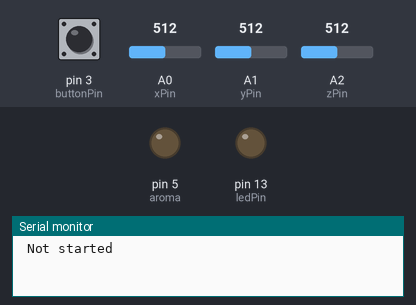
A sketch run on a simulated Arduino Uno, built with avr-gcc and run on an emulated ATmega328P. Parts: output pins drawn as LEDs (lit = HIGH), the last lines printed to the serial monitor. The test bench sets the inputs (shaded band); at power-on: pin 3 (buttonPin) HIGH, A0 (xPin) = 512, A1 (yPin) = 512, A2 (zPin) = 512.

Above: at 1.4 s.
1.5 s: pin 3 (buttonPin) pulled LOW for 0.65 s
3.6 s: A0 (xPin) set to 506
5.1 s: pin 3 (buttonPin) pulled LOW for 1 s
At 7.8 s:
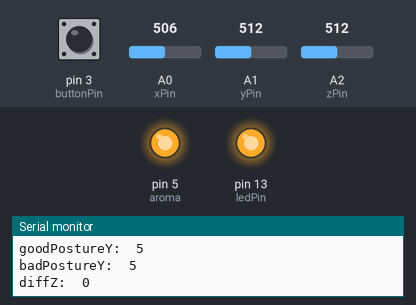
8.3 s: A0 (xPin) set to 511
At 9.0 s:
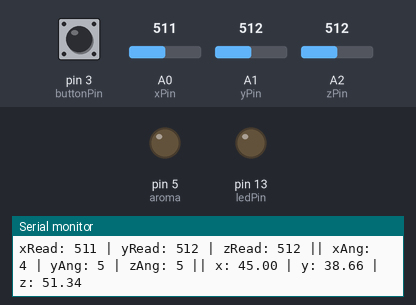
10.5 s: A0 (xPin) set to 380
At 11.1 s:
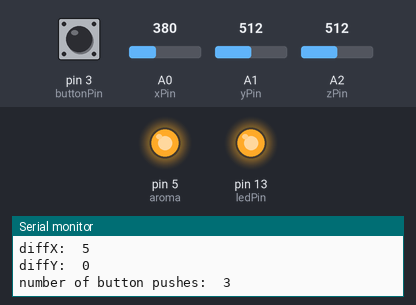
13.6 s: A1 (yPin) set to 630
Timing chart, 0 to 16.6 s (numbered marks = the images above; inputs shaded):
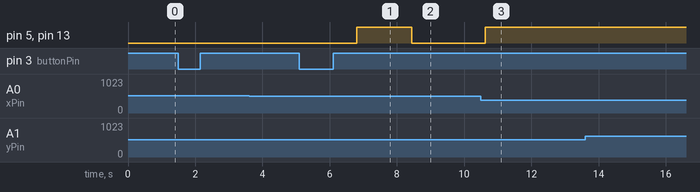

Measured:
- after the input at 5.1 s, pin 5 (aroma), pin 13 (ledPin): LOW → HIGH after 1.7 s
- after the input at 8.3 s, pin 5 (aroma), pin 13 (ledPin): HIGH → LOW after 0.14 s
- after the input at 10.5 s, pin 5 (aroma), pin 13 (ledPin): LOW → HIGH after 0.12 s

The sketch:

_140127_PostureAroma.ino
```cpp
// (licence header left out)
//2014.1.14 by Shinichiro ITO | shinichiro.shin1ro@gmail.com


//Analog read pins
const int xPin = 0;
const int yPin = 1;
const int zPin = 2;

//The minimum and maximum values that came from
//the accelerometer while standing still
//You very well may need to change these
int minVal = 390;
int maxVal = 620;

int aroma = 5;
int ledPin = 13;// the small LED on the Board blinks for Checking it works or not

int process = 0;// to send the status to Processing

//to hold the caculated values
double x;
double y;
double z;

//Variables for calibration switch
const int  buttonPin = 3;    // the pin that the pushbutton is attached to

// Variables will change:
int buttonPushCounter = 0;   // counter for the number of button presses
int buttonState = 0;         // current state of the button
int lastButtonState = 0;     // previous state of the button

int goodPostureZ = 0;
int badPostureZ = 0;
int diffZ = 0;

int goodPostureX = 0;
int badPostureX = 0;
int diffX = 0;

int goodPostureY = 0;
int badPostureY = 0;
int diffY = 0;

void setup(){
  Serial.begin(9600);
  pinMode(buttonPin, INPUT_PULLUP); //D3 for switch
  pinMode(aroma,OUTPUT); //D5
  pinMode(ledPin,OUTPUT);//D13

  //Make sure the analog-to-digital converter takes its reference voltage from
  // the AREF pin
  analogReference(EXTERNAL);
}


void loop(){

        Serial.print("goodPostureZ:  ");
        Serial.println(goodPostureZ);
        Serial.print("badPostureZ:  ");
        Serial.println(badPostureZ);

        Serial.print("goodPostureX:  ");
        Serial.println(goodPostureX);
        Serial.print("badPostureX:  ");
        Serial.println(badPostureX);

        Serial.print("goodPostureY:  ");
        Serial.println(goodPostureY);
        Serial.print("badPostureY:  ");
        Serial.println(badPostureY);

        Serial.print("diffZ:  ");
        Serial.println(diffZ);

        Serial.print("diffX:  ");
        Serial.println(diffX);

        Serial.print("diffY:  ");
        Serial.println(diffY);


        Serial.print("number of button pushes:  ");
        Serial.println(buttonPushCounter);


  //read the analog values from the accelerometer
  int xRead = analogRead(xPin);
  int yRead = analogRead(yPin);
  int zRead = analogRead(zPin);
  Serial.print("xRead: ");
  Serial.print(xRead);
  Serial.print(" | yRead: ");
  Serial.print(yRead);
  Serial.print(" | zRead: ");
  Serial.print(zRead );

  //convert read values to degrees -90 to 90 - Needed for atan2
  int xAng = map(xRead, minVal, maxVal, -90, 90);
  int yAng = map(yRead, minVal, maxVal, -90, 90);
  int zAng = map(zRead, minVal, maxVal, -90, 90);

  Serial.print(" || ");
  Serial.print("xAng: ");
  Serial.print(xAng);
  Serial.print(" | yAng: ");
  Serial.print(yAng);
  Serial.print(" | zAng: ");
  Serial.print(zAng);

  //Caculate 360deg values like so: atan2(-yAng, -zAng)
  //atan2 outputs the value of -π to π (radians)
  //We are then converting the radians to degrees
  x = RAD_TO_DEG * (atan2(-yAng, -zAng) + PI);
  y = RAD_TO_DEG * (atan2(-xAng, -zAng) + PI);
  z = RAD_TO_DEG * (atan2(-yAng, -xAng) + PI);

  //Output the caculations
   Serial.print(" || ");
  Serial.print("x: ");
  Serial.print(x);
  Serial.print(" | y: ");
  Serial.print(y);
  Serial.print(" | z: ");
  Serial.println(z);

  //*************threshold***************

  if((diffX > diffY) && (diffX > diffZ)){
    if((abs(xAng - goodPostureX) > abs(xAng - badPostureX)) && buttonPushCounter > 2){
      digitalWrite(aroma,HIGH);
      digitalWrite(ledPin,HIGH);
      Serial.println(" | Judgement X : True ON ");

      process = 1;
      Serial.print(process);

    }else
    {
      digitalWrite(aroma,LOW);
      digitalWrite(ledPin,LOW);
      Serial.println(" | Judgement X : False OFF ");

      process = 0;
      Serial.print(process);
    }

  } else if((diffY > diffX) && (diffY > diffZ)){
    if((abs(yAng - goodPostureY) > abs(yAng - badPostureY)) && buttonPushCounter > 2){
      digitalWrite(aroma,HIGH);
      digitalWrite(ledPin,HIGH);
      Serial.println(" | Judgement Y : True ON ");

      process = 1;
      Serial.print(process);

    }else
    {
      digitalWrite(aroma,LOW);
      digitalWrite(ledPin,LOW);
      Serial.println(" | Judgement Y : False OFF ");
      process = 0;
      Serial.print(process);

    }
  } else if((diffZ > diffX) && (diffZ > diffY)){
    if((abs(yAng - goodPostureY) > abs(yAng - badPostureY)) && buttonPushCounter > 2){
      digitalWrite(aroma,HIGH);
      digitalWrite(ledPin,HIGH);
      Serial.println(" | Judgement Y : True ON ");
      process = 1;
      Serial.print(process);

    }else
    {
      digitalWrite(aroma,LOW);
      digitalWrite(ledPin,LOW);
      Serial.println(" | Judgement Y : False OFF ");
      process = 0;
      Serial.print(process);

    }
  } else {
    Serial.println(" Not started");
  }

  /*
  if((abs(zAng - goodPostureZ) > abs(zAng - badPostureZ)) && buttonPushCounter > 2){
  //digitalWrite(aroma,HIGH);
  digitalWrite(ledPin,HIGH);
  Serial.println(" | Judgement : True ON ");
  }else
  {
    //digitalWrite(aroma,LOW);
    digitalWrite(ledPin,LOW);
    Serial.println(" | Judgement : False OFF ");
  }
  */

  //*************Calibration***************
  // read the pushbutton input pin:
  buttonState = digitalRead(buttonPin);

  // compare the buttonState to its previous state
  if (buttonState != lastButtonState) {
    // if the state has changed, increment the counter
    if (buttonState == HIGH) {
      // if the current state is HIGH then the button
      // wend from off to on:
      buttonPushCounter++;
      Serial.println("on");
      Serial.print("number of button pushes:  ");
      Serial.println(buttonPushCounter);

      if(buttonPushCounter == 2){
        goodPostureZ = zAng;
        Serial.print("goodPostureZ:  ");
        Serial.println(goodPostureZ);
        goodPostureX = xAng;
        Serial.print("goodPostureX:  ");
        Serial.println(goodPostureX);
        goodPostureY = yAng;
        Serial.print("goodPostureY:  ");
        Serial.println(goodPostureY);

      }
      if(buttonPushCounter == 3){
        badPostureZ = zAng;
        Serial.print("badPostureZ:  ");
        Serial.println(badPostureZ);
        badPostureX = xAng;
        Serial.print("badPostureX:  ");
        Serial.println(badPostureX);
        badPostureY = yAng;
        Serial.print("badPostureY:  ");
        Serial.println(badPostureY);

        diffZ = abs( goodPostureZ-badPostureZ);
        Serial.print("diffZ:  ");
        Serial.println(diffZ);

        diffX = abs( goodPostureX-badPostureX);
        Serial.print("diffX:  ");
        Serial.println(diffX);

        diffY = abs( goodPostureY-badPostureY);
        Serial.print("diffY:  ");
        Serial.println(diffY);
      }

    }
    else {
      // if the current state is LOW then the button
      // wend from on to off:
      Serial.println("off");
    }
  }


  // save the current state as the last state,
  //for next time through the loop
  lastButtonState = buttonState;


  delay(300);//just here to slow down the serial output - Easier to read
}
```
